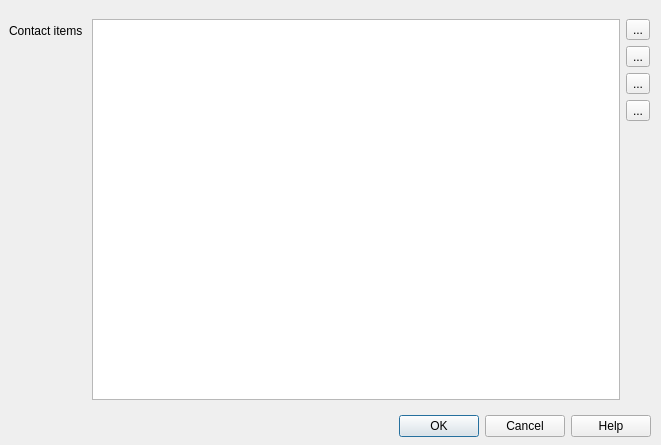
<?xml version="1.0" encoding="UTF-8"?>
<ui version="4.0">
 <class>CDlgMdfRegisterValueList</class>
 <widget class="QDialog" name="CDlgMdfRegisterValueList">
  <property name="geometry">
   <rect>
    <x>0</x>
    <y>0</y>
    <width>661</width>
    <height>445</height>
   </rect>
  </property>
  <property name="windowTitle">
   <string>Contacts</string>
  </property>
  <widget class="QDialogButtonBox" name="buttonBox">
   <property name="geometry">
    <rect>
     <x>0</x>
     <y>410</y>
     <width>651</width>
     <height>32</height>
    </rect>
   </property>
   <property name="orientation">
    <enum>Qt::Horizontal</enum>
   </property>
   <property name="standardButtons">
    <set>QDialogButtonBox::Cancel|QDialogButtonBox::Help|QDialogButtonBox::Ok</set>
   </property>
   <property name="centerButtons">
    <bool>false</bool>
   </property>
  </widget>
  <widget class="QWidget" name="formLayoutWidget">
   <property name="geometry">
    <rect>
     <x>9</x>
     <y>19</y>
     <width>641</width>
     <height>381</height>
    </rect>
   </property>
   <layout class="QFormLayout" name="formLayout">
    <item row="0" column="0">
     <widget class="QLabel" name="label_9">
      <property name="text">
       <string>Contact items </string>
      </property>
     </widget>
    </item>
    <item row="0" column="1">
     <layout class="QHBoxLayout" name="horizontalLayout">
      <item>
       <layout class="QHBoxLayout" name="horizontalLayout_2">
        <item>
         <widget class="QListWidget" name="listContact"/>
        </item>
        <item>
         <layout class="QVBoxLayout" name="verticalLayout">
          <item>
           <widget class="QToolButton" name="btnAddContact">
            <property name="toolTip">
             <string>Add description item</string>
            </property>
            <property name="text">
             <string>...</string>
            </property>
            <property name="icon">
             <iconset resource="vscpworks.qrc">
              <normaloff>:/add.png</normaloff>:/add.png</iconset>
            </property>
            <property name="shortcut">
             <string>Ctrl+A</string>
            </property>
           </widget>
          </item>
          <item>
           <widget class="QToolButton" name="btnEditContact">
            <property name="toolTip">
             <string>Edit description item</string>
            </property>
            <property name="text">
             <string>...</string>
            </property>
            <property name="icon">
             <iconset resource="vscpworks.qrc">
              <normaloff>:/pencil.svg</normaloff>:/pencil.svg</iconset>
            </property>
            <property name="shortcut">
             <string>Ctrl+E</string>
            </property>
           </widget>
          </item>
          <item>
           <widget class="QToolButton" name="btnDupContact">
            <property name="toolTip">
             <string>Duplicate description item</string>
            </property>
            <property name="text">
             <string>...</string>
            </property>
            <property name="icon">
             <iconset resource="vscpworks.qrc">
              <normaloff>:/images/svg/copy.svg</normaloff>:/images/svg/copy.svg</iconset>
            </property>
            <property name="shortcut">
             <string>Ctrl+D</string>
            </property>
           </widget>
          </item>
          <item>
           <widget class="QToolButton" name="btnDelContact">
            <property name="toolTip">
             <string>Delete Description item</string>
            </property>
            <property name="text">
             <string>...</string>
            </property>
            <property name="icon">
             <iconset resource="vscpworks.qrc">
              <normaloff>:/remove.png</normaloff>:/remove.png</iconset>
            </property>
            <property name="shortcut">
             <string>Ctrl+X</string>
            </property>
           </widget>
          </item>
          <item>
           <spacer name="verticalSpacer">
            <property name="orientation">
             <enum>Qt::Vertical</enum>
            </property>
            <property name="sizeHint" stdset="0">
             <size>
              <width>20</width>
              <height>40</height>
             </size>
            </property>
           </spacer>
          </item>
         </layout>
        </item>
       </layout>
      </item>
     </layout>
    </item>
   </layout>
  </widget>
 </widget>
 <resources>
  <include location="vscpworks.qrc"/>
 </resources>
 <connections>
  <connection>
   <sender>buttonBox</sender>
   <signal>accepted()</signal>
   <receiver>CDlgMdfRegisterValueList</receiver>
   <slot>accept()</slot>
   <hints>
    <hint type="sourcelabel">
     <x>325</x>
     <y>425</y>
    </hint>
    <hint type="destinationlabel">
     <x>330</x>
     <y>222</y>
    </hint>
   </hints>
  </connection>
  <connection>
   <sender>buttonBox</sender>
   <signal>rejected()</signal>
   <receiver>CDlgMdfRegisterValueList</receiver>
   <slot>reject()</slot>
   <hints>
    <hint type="sourcelabel">
     <x>325</x>
     <y>425</y>
    </hint>
    <hint type="destinationlabel">
     <x>330</x>
     <y>222</y>
    </hint>
   </hints>
  </connection>
 </connections>
</ui>
